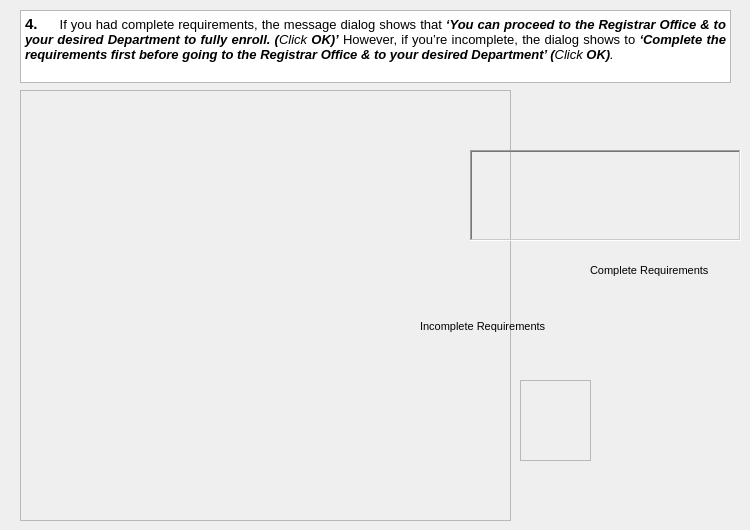
      <widget class="QWidget" name="tab_5">
       <attribute name="title">
        <string>4: Record Added Message </string>
       </attribute>
       <widget class="QWidget" name="gridLayoutWidget_6">
        <property name="geometry">
         <rect>
          <x>20</x>
          <y>10</y>
          <width>711</width>
          <height>73</height>
         </rect>
        </property>
        <layout class="QGridLayout" name="gridLayout_6">
         <item row="0" column="0">
          <widget class="QTextBrowser" name="textBrowser_5">
           <property name="html">
            <string>&lt;!DOCTYPE HTML PUBLIC &quot;-//W3C//DTD HTML 4.0//EN&quot; &quot;http://www.w3.org/TR/REC-html40/strict.dtd&quot;&gt;
&lt;html&gt;&lt;head&gt;&lt;meta name=&quot;qrichtext&quot; content=&quot;1&quot; /&gt;&lt;style type=&quot;text/css&quot;&gt;
p, li { white-space: pre-wrap; }
&lt;/style&gt;&lt;/head&gt;&lt;body style=&quot; font-family:'Open Sans'; font-size:9pt; font-weight:400; font-style:normal;&quot;&gt;
&lt;p align=&quot;justify&quot; style=&quot; margin-top:12px; margin-bottom:12px; margin-left:0px; margin-right:0px; -qt-block-indent:0; text-indent:0px;&quot;&gt;&lt;span style=&quot; font-size:11pt; font-weight:600;&quot;&gt;4.&lt;/span&gt;&lt;span style=&quot; font-family:'Times New Roman'; font-size:11pt; font-weight:600;&quot;&gt; &lt;/span&gt;&lt;span style=&quot; font-family:'Times New Roman'; font-size:7pt;&quot;&gt;      &lt;/span&gt;&lt;span style=&quot; font-family:'Segoe UI'; font-size:10pt;&quot;&gt;If you had complete requirements, the message dialog shows that &lt;/span&gt;&lt;span style=&quot; font-family:'Segoe UI'; font-size:10pt; font-weight:600; font-style:italic;&quot;&gt;‘You can proceed to the Registrar Office &amp;amp; to your desired Department to fully enroll. (&lt;/span&gt;&lt;span style=&quot; font-family:'Segoe UI'; font-size:10pt; font-style:italic;&quot;&gt;Click&lt;/span&gt;&lt;span style=&quot; font-family:'Segoe UI'; font-size:10pt; font-weight:600; font-style:italic;&quot;&gt; OK)’&lt;/span&gt;&lt;span style=&quot; font-family:'Segoe UI'; font-size:10pt;&quot;&gt; However, if you’re incomplete, the dialog shows to &lt;/span&gt;&lt;span style=&quot; font-family:'Segoe UI'; font-size:10pt; font-weight:600; font-style:italic;&quot;&gt;‘Complete the requirements first before going to the Registrar Office &amp;amp; to your desired Department’ (&lt;/span&gt;&lt;span style=&quot; font-family:'Segoe UI'; font-size:10pt; font-style:italic;&quot;&gt;Click&lt;/span&gt;&lt;span style=&quot; font-family:'Segoe UI'; font-size:10pt; font-weight:600; font-style:italic;&quot;&gt; OK)&lt;/span&gt;&lt;span style=&quot; font-family:'Segoe UI'; font-size:10pt; font-style:italic;&quot;&gt;.&lt;/span&gt;&lt;span style=&quot; font-size:10pt;&quot;&gt; &lt;/span&gt;&lt;/p&gt;&lt;/body&gt;&lt;/html&gt;</string>
           </property>
          </widget>
         </item>
        </layout>
       </widget>
       <widget class="QLabel" name="label_6">
        <property name="geometry">
         <rect>
          <x>20</x>
          <y>90</y>
          <width>491</width>
          <height>431</height>
         </rect>
        </property>
        <property name="frameShape">
         <enum>QFrame::StyledPanel</enum>
        </property>
        <property name="frameShadow">
         <enum>QFrame::Sunken</enum>
        </property>
        <property name="text">
         <string/>
        </property>
        <property name="pixmap">
         <pixmap>../image/Capture_4.0_QMessagePrompt.JPG</pixmap>
        </property>
        <property name="scaledContents">
         <bool>true</bool>
        </property>
       </widget>
       <widget class="QLabel" name="label_7">
        <property name="geometry">
         <rect>
          <x>470</x>
          <y>150</y>
          <width>271</width>
          <height>91</height>
         </rect>
        </property>
        <property name="frameShape">
         <enum>QFrame::WinPanel</enum>
        </property>
        <property name="frameShadow">
         <enum>QFrame::Sunken</enum>
        </property>
        <property name="text">
         <string/>
        </property>
        <property name="pixmap">
         <pixmap>../image/Capture_4.1_QMessagePromptComplete.JPG</pixmap>
        </property>
        <property name="scaledContents">
         <bool>true</bool>
        </property>
       </widget>
       <widget class="QLabel" name="label_8">
        <property name="geometry">
         <rect>
          <x>520</x>
          <y>380</y>
          <width>71</width>
          <height>81</height>
         </rect>
        </property>
        <property name="frameShape">
         <enum>QFrame::StyledPanel</enum>
        </property>
        <property name="frameShadow">
         <enum>QFrame::Sunken</enum>
        </property>
        <property name="text">
         <string/>
        </property>
        <property name="pixmap">
         <pixmap>../image/Capture_4.2_QInfo.JPG</pixmap>
        </property>
        <property name="scaledContents">
         <bool>true</bool>
        </property>
       </widget>
       <widget class="QLabel" name="label_9">
        <property name="geometry">
         <rect>
          <x>560</x>
          <y>250</y>
          <width>51</width>
          <height>121</height>
         </rect>
        </property>
        <property name="text">
         <string/>
        </property>
        <property name="pixmap">
         <pixmap>../image/arrowUp.png</pixmap>
        </property>
        <property name="scaledContents">
         <bool>true</bool>
        </property>
       </widget>
       <widget class="QLabel" name="label_10">
        <property name="geometry">
         <rect>
          <x>420</x>
          <y>330</y>
          <width>51</width>
          <height>61</height>
         </rect>
        </property>
        <property name="text">
         <string/>
        </property>
        <property name="pixmap">
         <pixmap>../image/arrowUp.png</pixmap>
        </property>
        <property name="scaledContents">
         <bool>true</bool>
        </property>
       </widget>
       <widget class="QLabel" name="label_11">
        <property name="geometry">
         <rect>
          <x>590</x>
          <y>260</y>
          <width>141</width>
          <height>21</height>
         </rect>
        </property>
        <property name="font">
         <font>
          <pointsize>8</pointsize>
         </font>
        </property>
        <property name="text">
         <string>Complete Requirements</string>
        </property>
       </widget>
       <widget class="QLabel" name="label_12">
        <property name="geometry">
         <rect>
          <x>420</x>
          <y>311</y>
          <width>141</width>
          <height>31</height>
         </rect>
        </property>
        <property name="font">
         <font>
          <pointsize>8</pointsize>
         </font>
        </property>
        <property name="text">
         <string>Incomplete Requirements</string>
        </property>
       </widget>
       <widget class="QLabel" name="label_97">
        <property name="geometry">
         <rect>
          <x>700</x>
          <y>220</y>
          <width>31</width>
          <height>41</height>
         </rect>
        </property>
        <property name="text">
         <string/>
        </property>
        <property name="pixmap">
         <pixmap>../image/handclick.png</pixmap>
        </property>
        <property name="scaledContents">
         <bool>true</bool>
        </property>
       </widget>
       <widget class="QLabel" name="label_98">
        <property name="geometry">
         <rect>
          <x>380</x>
          <y>330</y>
          <width>31</width>
          <height>41</height>
         </rect>
        </property>
        <property name="text">
         <string/>
        </property>
        <property name="pixmap">
         <pixmap>../image/handclick.png</pixmap>
        </property>
        <property name="scaledContents">
         <bool>true</bool>
        </property>
       </widget>
      </widget>
